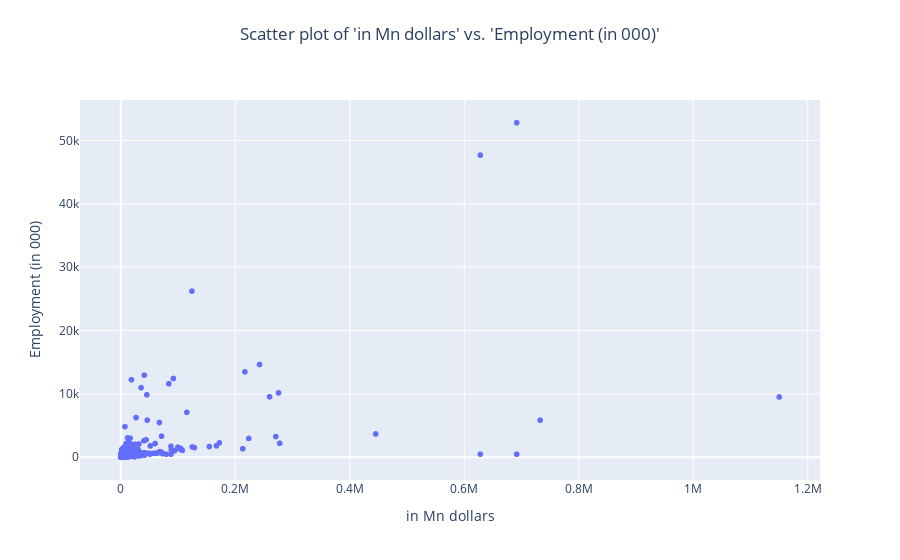

The code cell stored with this chart in its notebook:
### Code cell
fig = px.scatter(df, x=' in Mn dollars ', y='Employment (in 000)', title="Scatter plot of 'in Mn dollars' vs. 'Employment (in 000)'")
fig.update_layout(
    title_x=0.5,
    title_y=0.95
)
fig.show()

### Figure 1 — Plotly figure (JSON) as saved in the notebook; plotly's stock layout.template omitted (floating-point values rounded to 4 significant figures; data arrays with more than 128 entries replaced by an {"elided": "..."} marker saying what was removed)
{"data": [{"hovertemplate": " in Mn dollars =%{x}<br>Employment (in 000)=%{y}<extra></extra>", "legendgroup": "", "marker": {"color": "#636efa", "symbol": "circle"}, "mode": "markers", "name": "", "showlegend": false, "type": "scattergl", "x": {"elided": "1576 float values"}, "xaxis": "x", "y": {"elided": "1576 float values"}, "yaxis": "y"}], "layout": {"legend": {"tracegroupgap": 0}, "title": {"text": "Scatter plot of 'in Mn dollars' vs. 'Employment (in 000)'", "x": 0.5, "y": 0.95}, "xaxis": {"anchor": "y", "domain": [0, 1], "title": {"text": " in Mn dollars "}}, "yaxis": {"anchor": "x", "domain": [0, 1], "title": {"text": "Employment (in 000)"}}}}
